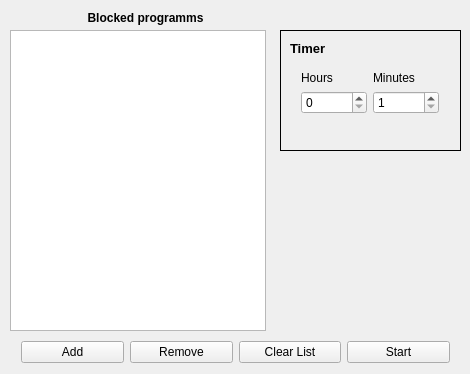
<?xml version="1.0" encoding="UTF-8"?>
<ui version="4.0">
 <class>MainWindow</class>
 <widget class="QMainWindow" name="MainWindow">
  <property name="geometry">
   <rect>
    <x>0</x>
    <y>0</y>
    <width>470</width>
    <height>374</height>
   </rect>
  </property>
  <property name="minimumSize">
   <size>
    <width>470</width>
    <height>374</height>
   </size>
  </property>
  <property name="maximumSize">
   <size>
    <width>470</width>
    <height>374</height>
   </size>
  </property>
  <property name="windowTitle">
   <string>Concentration Helper</string>
  </property>
  <property name="windowIcon">
   <iconset>
    <normaloff>C:/Users/bogda/.designer/backup/logo.ico</normaloff>
    <normalon>logo.ico</normalon>C:/Users/bogda/.designer/backup/logo.ico</iconset>
  </property>
  <widget class="QWidget" name="centralWidget">
   <widget class="QLabel" name="label">
    <property name="geometry">
     <rect>
      <x>20</x>
      <y>10</y>
      <width>251</width>
      <height>16</height>
     </rect>
    </property>
    <property name="font">
     <font>
      <weight>75</weight>
      <bold>true</bold>
     </font>
    </property>
    <property name="text">
     <string>Blocked programms</string>
    </property>
    <property name="alignment">
     <set>Qt::AlignCenter</set>
    </property>
   </widget>
   <widget class="QFrame" name="frame">
    <property name="geometry">
     <rect>
      <x>280</x>
      <y>30</y>
      <width>181</width>
      <height>121</height>
     </rect>
    </property>
    <property name="frameShape">
     <enum>QFrame::Panel</enum>
    </property>
    <property name="frameShadow">
     <enum>QFrame::Plain</enum>
    </property>
    <property name="lineWidth">
     <number>1</number>
    </property>
    <widget class="QLabel" name="label_2">
     <property name="geometry">
      <rect>
       <x>10</x>
       <y>10</y>
       <width>55</width>
       <height>16</height>
      </rect>
     </property>
     <property name="font">
      <font>
       <pointsize>10</pointsize>
       <weight>75</weight>
       <bold>true</bold>
      </font>
     </property>
     <property name="text">
      <string>Timer</string>
     </property>
    </widget>
    <widget class="QWidget" name="gridLayoutWidget">
     <property name="geometry">
      <rect>
       <x>10</x>
       <y>30</y>
       <width>160</width>
       <height>76</height>
      </rect>
     </property>
     <layout class="QGridLayout" name="gridLayout">
      <item row="0" column="0">
       <widget class="QLabel" name="label_3">
        <property name="text">
         <string>Hours</string>
        </property>
       </widget>
      </item>
      <item row="0" column="1">
       <widget class="QLabel" name="label_4">
        <property name="text">
         <string>Minutes</string>
        </property>
       </widget>
      </item>
      <item row="1" column="0">
       <widget class="QSpinBox" name="hours">
        <property name="maximum">
         <number>168</number>
        </property>
       </widget>
      </item>
      <item row="1" column="1">
       <widget class="QSpinBox" name="minutes">
        <property name="minimum">
         <number>1</number>
        </property>
        <property name="maximum">
         <number>59</number>
        </property>
       </widget>
      </item>
      <item row="2" column="0">
       <spacer name="verticalSpacer">
        <property name="orientation">
         <enum>Qt::Vertical</enum>
        </property>
        <property name="sizeHint" stdset="0">
         <size>
          <width>20</width>
          <height>40</height>
         </size>
        </property>
       </spacer>
      </item>
     </layout>
    </widget>
   </widget>
   <widget class="QWidget" name="gridLayoutWidget_2">
    <property name="geometry">
     <rect>
      <x>10</x>
      <y>320</y>
      <width>451</width>
      <height>65</height>
     </rect>
    </property>
    <layout class="QGridLayout" name="gridLayout_2">
     <item row="0" column="2">
      <widget class="QPushButton" name="button_clearList">
       <property name="whatsThis">
        <string>Add programms to blocked list</string>
       </property>
       <property name="text">
        <string>Clear List</string>
       </property>
      </widget>
     </item>
     <item row="0" column="0">
      <widget class="QPushButton" name="button_add">
       <property name="whatsThis">
        <string>Add programms to blocked list</string>
       </property>
       <property name="text">
        <string>Add</string>
       </property>
      </widget>
     </item>
     <item row="0" column="3">
      <widget class="QPushButton" name="button_start">
       <property name="text">
        <string>Start</string>
       </property>
      </widget>
     </item>
     <item row="0" column="1">
      <widget class="QPushButton" name="button_removePrograms">
       <property name="whatsThis">
        <string>Add programms to blocked list</string>
       </property>
       <property name="text">
        <string>Remove</string>
       </property>
      </widget>
     </item>
    </layout>
   </widget>
   <widget class="QListWidget" name="blockedProgramsList">
    <property name="geometry">
     <rect>
      <x>10</x>
      <y>30</y>
      <width>256</width>
      <height>301</height>
     </rect>
    </property>
   </widget>
  </widget>
 </widget>
 <layoutdefault spacing="6" margin="11"/>
 <resources/>
 <connections/>
</ui>
